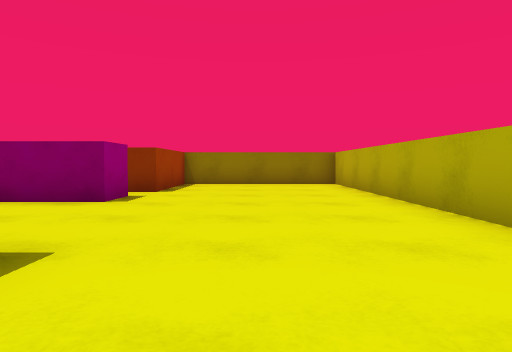
view 1 (above)

16 first-person views from a walk through a Unity game level. The camera is 0.62 m above the floor, tilts 2° down and sees 75° across. The floor is counted in squares, 1 m on a side. Each view is taken from the middle of a square. On the plan, view 1 faces up. The plan holds only what a view shows up to about 10 squares ahead; the rest is blank. The player character is not drawn.

view 2
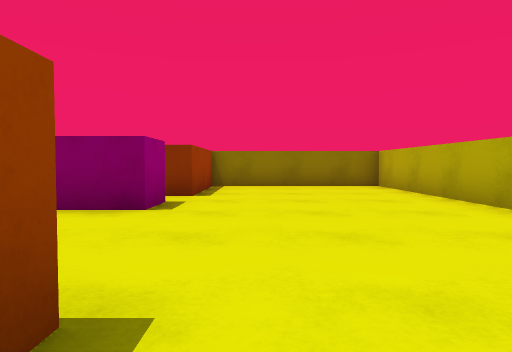

view 3
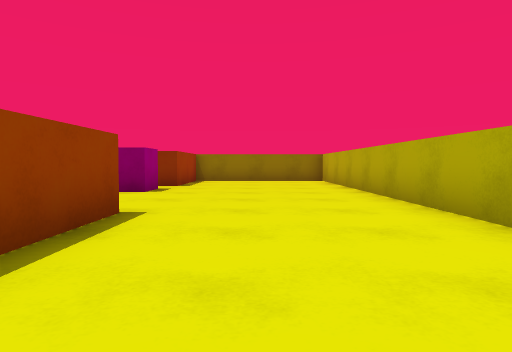

view 4
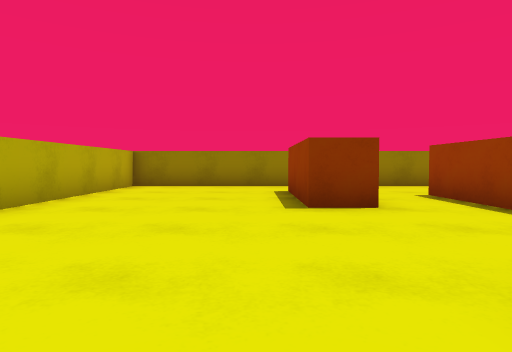

view 5
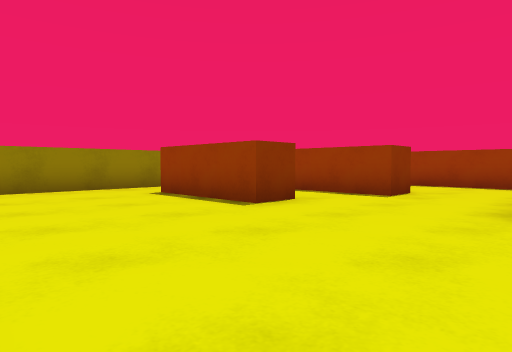

view 6
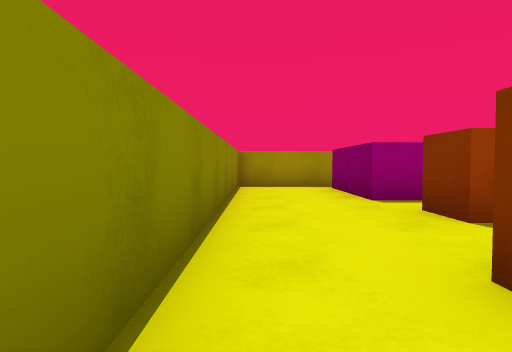

view 7
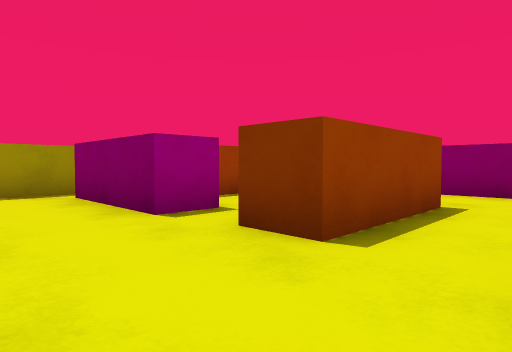

view 8
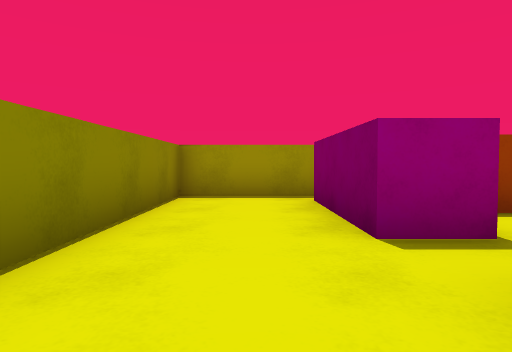

view 9
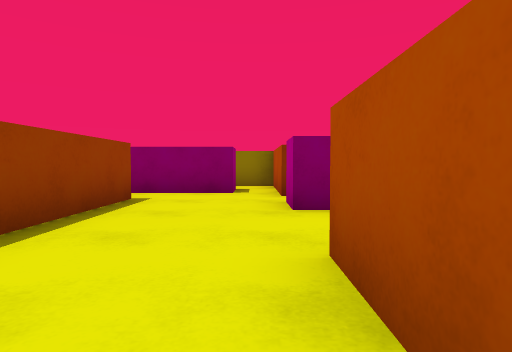

view 10
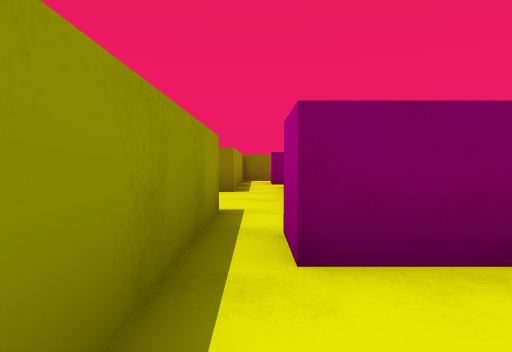

view 11
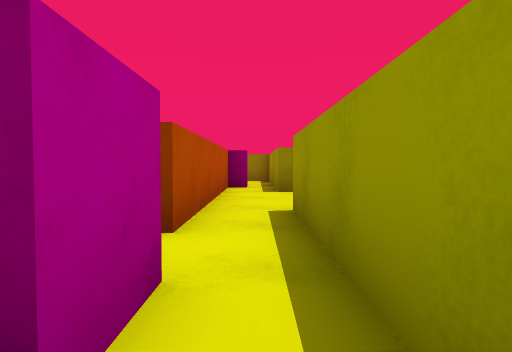

view 12
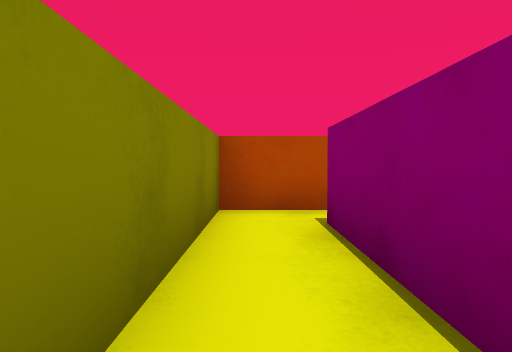

view 13
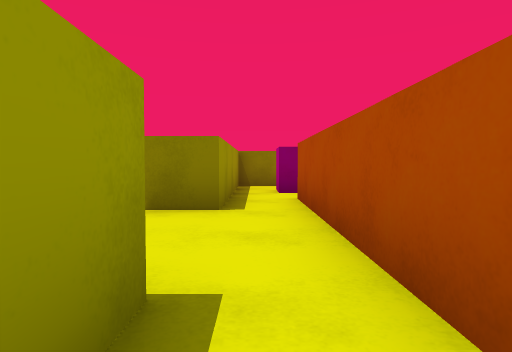

view 14
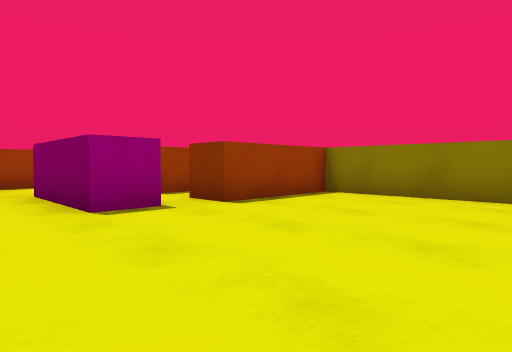

view 15
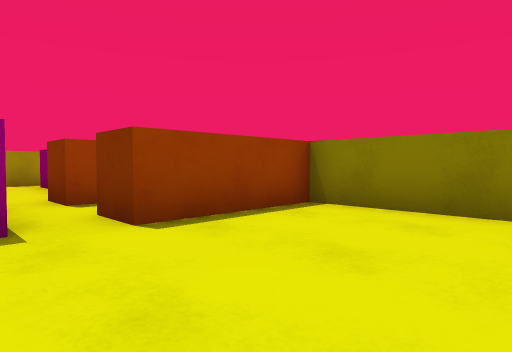

view 16
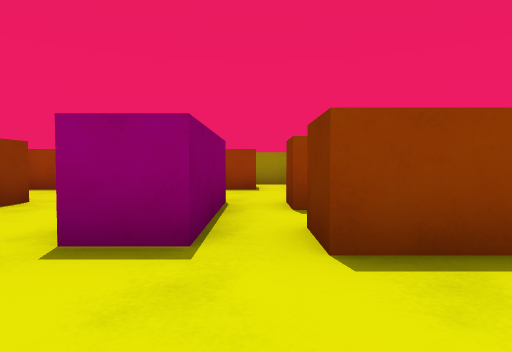

### Floor plan
Points are (right, up) in squares from view 1. A wall is a line through its corners. A room is listed if a view was taken in it or the views show most of it. See-through windows are left out.
Room 1 (views 1, 2, 3, 4, 5, 6, 14, 15, 16)
walls: (-2.9, 2.3) (-1.7, 2.3) (-1.7, -0.8); (-2.5, 6.5) (-2.5, 5.5) (-4.5, 5.5); (-1.5, -2.5) (2.5, -2.5) (2.5, 10.5) (-2.2, 10.5) (-2.2, 7.5)
ways out: opening at (-3.5, 1.5) to room 2; opening at (-2, -1.5) to room 2; opening at (-5, 4.5) to room 5; opening at (-3, 7)
Room 2 (views 7, 8, 9, 10, 13)
walls: (-6.7, 1.1) (-6.7, 0) (-9.7, 0) (-9.7, 1) (-9.2, 1) (-9.2, 2.5); (-4.5, 3.3) (-4.5, 0.3) (-5.5, 0.3); (-10.5, 2.5) (-10.5, -2.5) (-1.5, -2.5)
ways out: opening at (-3.5, 1.5) to room 1; opening at (-2, -1.5) to room 1; opening at (-10, 3) to room 4; opening at (-6, 2) to room 5
Room 3 (views 11, 12)
walls: (-9.5, 9.2) (-6.5, 9.2) (-6.5, 8.3); (-5.5, 7.5) (-5.5, 10.5) (-10.5, 10.5) (-10.5, 9.5)
ways out: opening at (-10, 9) to room 4; opening at (-6, 8.5) to room 6
Room 4 (no view inside)
walls: (-9.2, 2.5) (-9.2, 7); (-9.5, 8.3) (-9.5, 9.2); (-10.5, 9.5) (-10.5, 5.5) (-11.5, 5.5)
ways out: opening at (-10, 3) to room 2; opening at (-10, 9) to room 3
Room 5 (no view inside)
walls: (-4.5, 5.5) (-5.5, 5.5); (-5.5, 1.6) (-5.5, 3.3) (-4.5, 3.3); (-8.2, 5.5) (-8.2, 1.4)
ways out: opening at (-5, 4.5) to room 1; opening at (-6, 2) to room 2; opening at (-6.5, 6) to room 6
Room 6 (no view inside)
walls: (-6.5, 8.3) (-9.5, 8.3); (-5.5, 5.5) (-5.5, 6.5) (-4.5, 6.5); (-4.5, 7.5) (-5.5, 7.5); (-8.2, 7) (-8.2, 5.5)
ways out: opening at (-6, 8.5) to room 3; opening at (-6.5, 6) to room 5; opening at (-5, 7)

Positions as (right, up) in squares from view 1, and headings:
1: (0, 0), facing up
2: (-1, 1), facing up
3: (0, -2), facing up
4: (-1, 7), facing down
5: (2, 6), facing down-left
6: (-1, -2), facing left
7: (-3, -2), facing up-left
8: (-4, -1), facing left
9: (-6, 1), facing up
10: (-10, -2), facing up
11: (-10, 10), facing down
12: (-10, 10), facing right
13: (-10, 1), facing up
14: (2, 4), facing up-left
15: (1, 6), facing up-left
16: (0, 7), facing left
